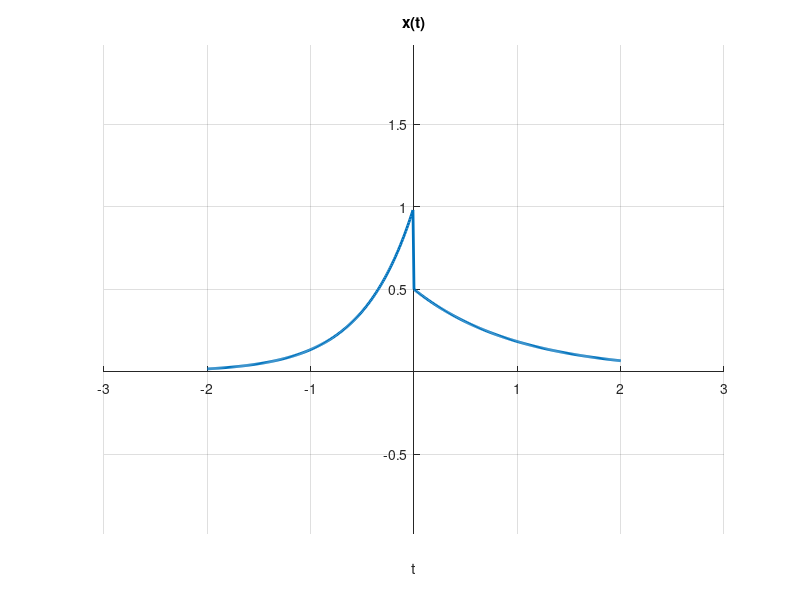

MATLAB code to generate this figure:
clear all; close all; clc
fs = 100; t = -2:1/fs:2;

xt = [];
for i = 1:length(t)
  if(t(i)<0) xt(i) = e.^(2*t(i)); else xt(i) = 0.5*e.^(-t(i));
  end
end

plot(t,xt,"LineWidth",2); set(gca,"box","off")
set(gca,"yaxislocation","origin");set(gca,"xaxislocation","origin")
title('x(t)');xlabel("t"); ylabel(""); grid on
ylim([min(xt)-1 max(xt)+1]); xlim([min(t)-1 max(t)+1])

